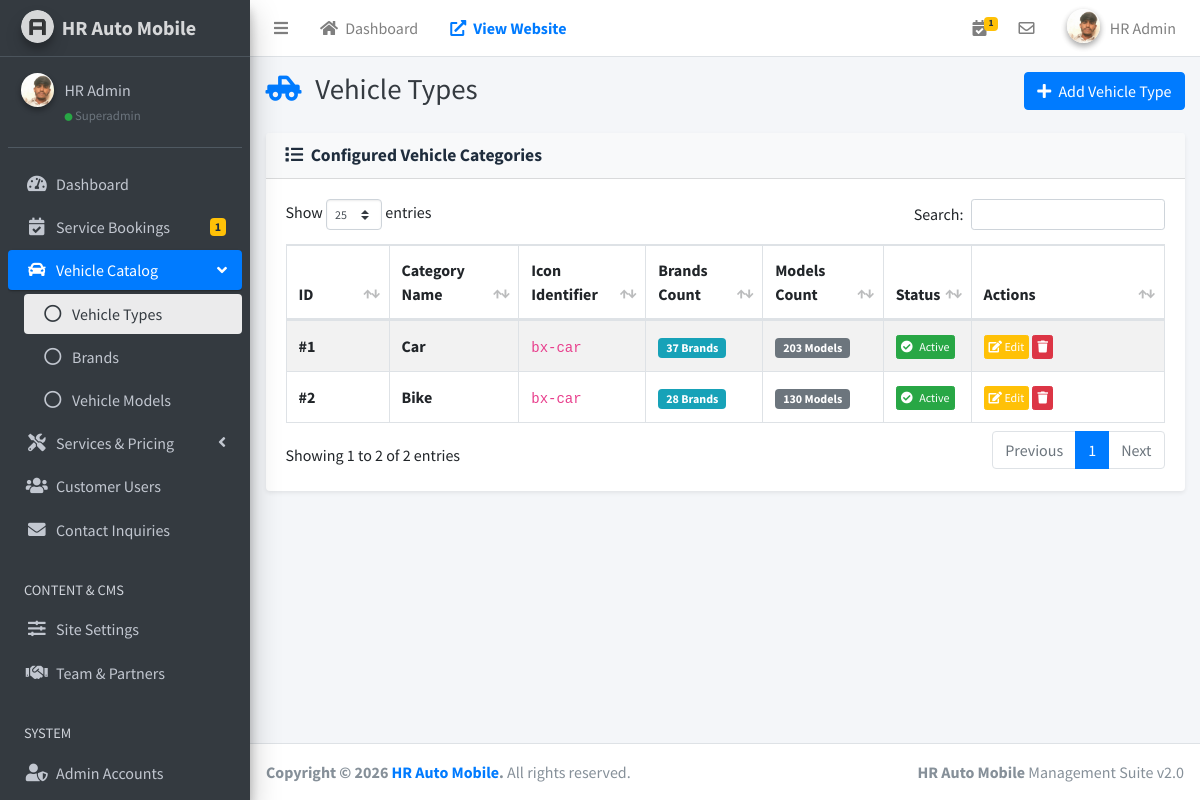
Screenshot of /admin/vehicle_types.php (signed in) with the database file from the repository.
### tables this page shows
CREATE TABLE `vehicle_types` (
  `id` int(10) unsigned NOT NULL AUTO_INCREMENT,
  `name` varchar(50) NOT NULL,
  `icon` varchar(50) DEFAULT NULL,
  `status` tinyint(1) DEFAULT 1,
  `created_at` timestamp NOT NULL DEFAULT current_timestamp(),
  PRIMARY KEY (`id`)
);

### admin/vehicle_types.php (the view, shortened to what this page needs)
<?php
require_once __DIR__ . '/includes/auth.php';
$types = $pdo->query("
    SELECT
        vt.*,
        COUNT(DISTINCT br.id) AS total_brands,
        COUNT(DISTINCT m.id) AS total_models
    FROM vehicle_types vt
    LEFT JOIN brands br ON br.vehicle_type_id = vt.id
    LEFT JOIN models m ON m.brand_id = br.id
    GROUP BY vt.id
    ORDER BY vt.id ASC
")->fetchAll();
require_once __DIR__ . '/includes/header.php';
require_once __DIR__ . '/includes/sidebar.php';
?>
<div class="content-wrapper">
    <div class="content-header">
        <div class="container-fluid">
            <div class="row mb-2">
                <div class="col-sm-6">
                    <h1 class="m-0 text-dark"><i class="fas fa-truck-pickup mr-2 text-primary"></i> Vehicle Types</h1>
                </div>
                <div class="col-sm-6 text-right">
                    <button type="button" class="btn btn-primary" data-toggle="modal" data-target="#addTypeModal">
                        <i class="fas fa-plus mr-1"></i> Add Vehicle Type
                    </button>
                </div>
            </div>
        </div>
    </div>
    <section class="content">
        <div class="container-fluid">
            <div class="card shadow-sm">
                <div class="card-header bg-light">
                    <h3 class="card-title font-weight-bold"><i class="fas fa-list mr-1"></i> Configured Vehicle Categories</h3>
                </div>
                <div class="card-body">
                    <table class="table table-bordered table-striped table-hover datatable-init">
                        <thead>
                            <tr>
                                <th style="width: 60px;">ID</th>
                                <th>Category Name</th>
                                <th>Icon Identifier</th>
                                <th>Brands Count</th>
                                <th>Models Count</th>
                                <th>Status</th>
                                <th style="width: 150px;">Actions</th>
                            </tr>
                        </thead>
                        <tbody>
                            <?php foreach ($types as $t): ?>
                                <tr>
                                    <td><strong>#<?= $t['id'] ?></strong></td>
                                    <td>
                                        <strong><?= htmlspecialchars($t['name']) ?></strong>
                                    </td>
                                    <td>
                                        <code><?= htmlspecialchars($t['icon'] ?? 'bx-car') ?></code>
                                    </td>
                                    <td>
                                        <a href="brands.php?type_id=<?= $t['id'] ?>" class="badge badge-info px-2 py-1">
                                            <?= $t['total_brands'] ?> Brands
                                        </a>
                                    </td>
                                    <td>
                                        <span class="badge badge-secondary px-2 py-1"><?= $t['total_models'] ?> Models</span>
                                    </td>
                                    <td>
                                        <form method="POST" style="display:inline-block;">
                                            <button type="submit" class="btn btn-xs btn-<?= ($t['status'] == 1) ? 'success' : 'secondary' ?>">
                                                <i class="fas fa-<?= ($t['status'] == 1) ? 'check-circle' : 'times-circle' ?> mr-1"></i>
                                                <?= ($t['status'] == 1) ? 'Active' : 'Inactive' ?>
                                            </button>
                                        </form>
                                    </td>
                                    <td>
                                        <button type="button" class="btn btn-xs btn-warning text-white" onclick='editType(<?= json_encode($t) ?>)' title="Edit Type">
                                            <i class="fas fa-edit"></i> Edit
                                        </button>
                                        <form method="POST" style="display:inline-block;" onsubmit="return confirmAction(event, 'Are you sure you want to delete Vehicle Type \'<?= htmlspecialchars($t['name']) ?>\'?')">
                                            <button type="submit" class="btn btn-xs btn-danger" title="Delete Type">
                                                <i class="fas fa-trash"></i>
                                            </button>
                                        </form>
                                    </td>
                                </tr>
                            <?php endforeach; ?>
                        </tbody>
                    </table>
                </div>
            </div>
        </div>
    </section>
</div>
<?php require_once __DIR__ . '/includes/footer.php'; ?>

### admin/includes/header.php (style rules this page uses)
.table td, .table th { vertical-align: middle; }

### rows the page displays
vehicle_types: id "1", name "Car", icon "bx-car", total_brands "37", total_models "203", status 1 (drawn)
vehicle_types: id "2", name "Bike", icon "bx-car", total_brands "28", total_models "130", status 1 (drawn)

### other values shown
$pendingBookingsBadge "1"
$currentAdmin['name'] "HR Admin"
$currentAdmin['role'] "Superadmin"
